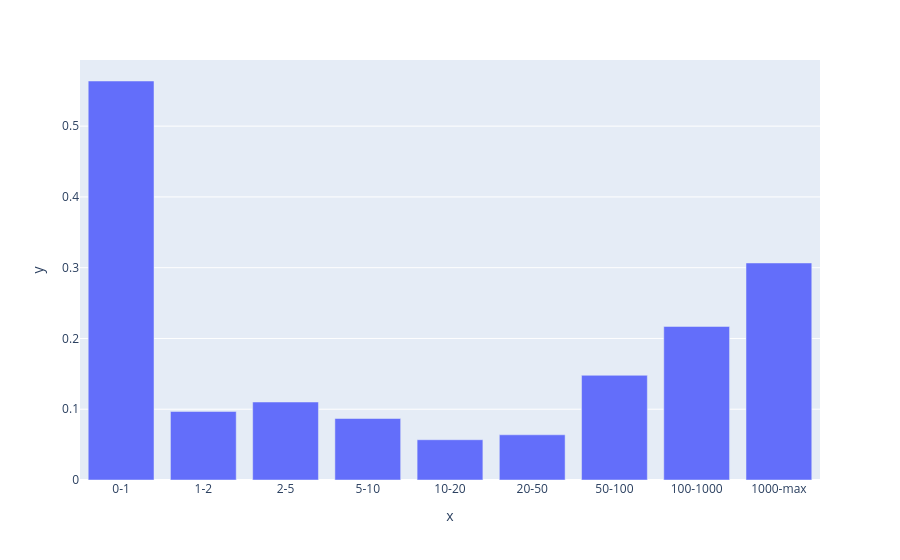

Source (notebook cell):
### Code cell
fig = px.bar(y=fraud_relation, x=df_cuted.unique().sort_values())
fig.show()

### Figure 1 — Plotly figure (JSON) as saved in the notebook; plotly's stock layout.template omitted (floating-point values rounded to 4 significant figures)
{"data": [{"hovertemplate": "x=%{x}<br>y=%{y}<extra></extra>", "legendgroup": "", "marker": {"color": "#636efa", "pattern": {"shape": ""}}, "name": "", "orientation": "v", "showlegend": false, "textposition": "auto", "type": "bar", "x": ["0-1", "1-2", "2-5", "5-10", "10-20", "20-50", "50-100", "100-1000", "1000-max"], "xaxis": "x", "y": [0.5638, 0.09688, 0.1102, 0.08689, 0.05689, 0.06388, 0.1479, 0.217, 0.3066], "yaxis": "y"}], "layout": {"barmode": "relative", "legend": {"tracegroupgap": 0}, "margin": {"t": 60}, "xaxis": {"anchor": "y", "domain": [0, 1], "title": {"text": "x"}}, "yaxis": {"anchor": "x", "domain": [0, 1], "title": {"text": "y"}}}}
